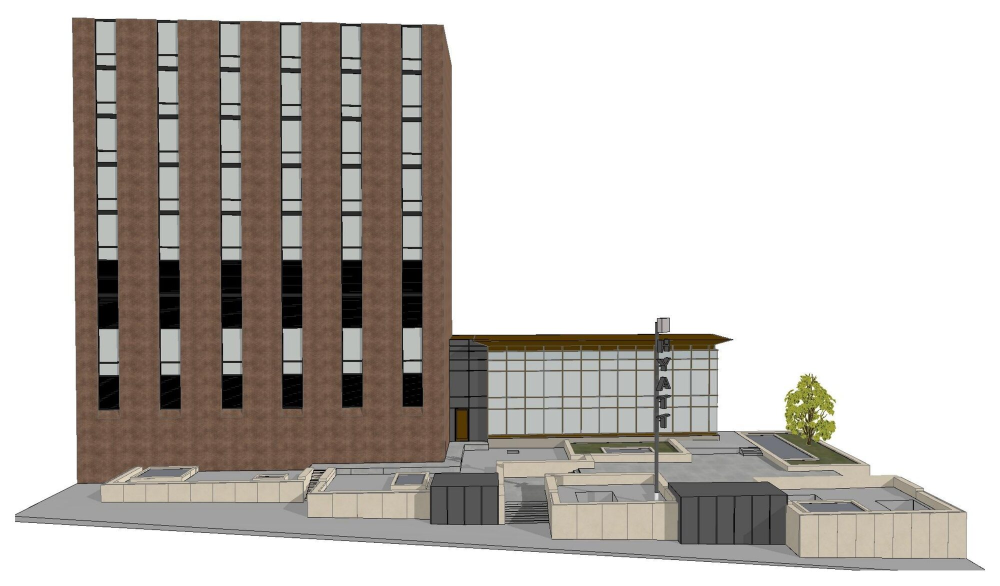
#> input picture images/hyatt-13.jpg, 2000 x 1171 px, found by its file name (shown at 1/2 size)
$ python trace-lines.py images/hyatt-13.jpg images/hyatt-13-lines.svg
#> lines starting #> are read from the running program, lines starting #| are printed output that depends on the picture
# Traces the straight edges of a render into an SVG of lines that "draw themselves" in the hero.
#
#   pip install opencv-python-headless
#   python3 tools/trace-lines.py images/hyatt-13.jpg images/hyatt-13-lines.svg
#
# Each <line> carries its own start delay (--d) and duration (--t): the longest lines (outline,
# ground, tower edges) go first, then the details sweep in from left to right.
import json, random, sys
import cv2, numpy as np

src, out = sys.argv[1], sys.argv[2]
MIN_LEN, OVERSHOOT = 18, 6  # px in the source image; lines run slightly past corners, like a hand drawing

img = cv2.imread(src); h, w = img.shape[:2]
#> further down, img is the input picture: shape (1171, 2000, 3); mean B, G, R 182.7, 187.6, 193.4
#> after `h, w = img.shape[:2]`: h = 1171; w = 2000
g = cv2.bilateralFilter(cv2.cvtColor(img, cv2.COLOR_BGR2GRAY), 9, 40, 9)  # flatten texture, keep hard edges
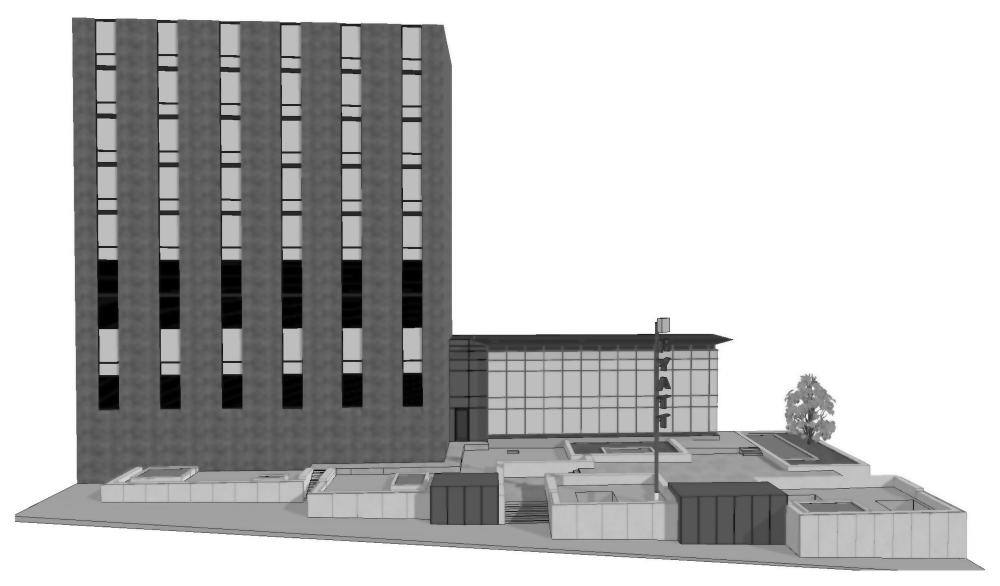
#> g: shape (1171, 2000) (shown at 1/2 size); min 0, max 255, mean 189
segs = cv2.createLineSegmentDetector(cv2.LSD_REFINE_STD).detect(g)[0].reshape(-1, 4)
#> segs = 1326 rows, first 6: [315.6, 39.4, 336.9, 39.37], [338, 39.76, 354.4, 40.58], [901.9, 669.1, 1310.6, 667.4], [441.9, 41.35, 590.6, 43.61], [144.3, 35.29, 316.9, 38.02], [1309.6, 665.6, 1309.4, 644.4]
L = np.hypot(segs[:, 2] - segs[:, 0], segs[:, 3] - segs[:, 1])
#> L = 1326 values, max 1764.5 at index 513, min 2.79 at index 932, mean 48.12
segs, L = segs[L >= MIN_LEN], L[L >= MIN_LEN]
#> segs = 955 rows, first 6: [315.6, 39.4, 336.9, 39.37], [901.9, 669.1, 1310.6, 667.4], [441.9, 41.35, 590.6, 43.61], [144.3, 35.29, 316.9, 38.02], [1309.6, 665.6, 1309.4, 644.4], [590.7, 43.72, 885.6, 49.15]; L = 955 values, max 1764.5 at index 383, min 18.02 at index 271, mean 61.9

# Drop near-duplicates (a thin line is detected once per side)
keep = []
for i in np.argsort(-L):
    a = segs[i]; mid = (a[:2] + a[2:]) / 2; ang = np.arctan2(a[3] - a[1], a[2] - a[0]) % np.pi
    def same(j):
        b = segs[j]; ab = np.arctan2(b[3] - b[1], b[2] - b[0]) % np.pi
        da = min(abs(ang - ab), np.pi - abs(ang - ab))
        off = abs((b[2] - b[0]) * (mid[1] - b[1]) - (b[3] - b[1]) * (mid[0] - b[0])) / max(L[j], 1)
        return da < 0.05 and np.hypot(*(mid - (b[:2] + b[2:]) / 2)) < 0.5 * max(L[i], L[j]) and off < 6
    if not any(same(j) for j in keep): keep.append(i)
#> this loop made 955 passes
#> i on passes 22 to 24: 730, 258, 307

random.seed(7)
lines = []
for rank, i in enumerate(keep):  # keep is longest-first
    x1, y1, x2, y2 = segs[i]; n = L[i]
    dx, dy = (x2 - x1) / n * OVERSHOOT, (y2 - y1) / n * OVERSHOOT
    x1, y1, x2, y2 = x1 - dx, y1 - dy, x2 + dx, y2 + dy
    if rank < 50: d = rank / 50 * 0.7
    else: d = 0.5 + ((x1 + x2) / 2 / w) * 1.6 + random.random() * 0.15
    t = 0.5 + 0.6 * min(n / 600, 1)
    lines.append((d, f'<line x1="{x1:.0f}" y1="{y1:.0f}" x2="{x2:.0f}" y2="{y2:.0f}" pathLength="1" style="--d:{d:.2f}s;--t:{t:.2f}s"/>'))
#> this loop made 560 passes
#> i on passes 1 to 3: 383, 34, 25
lines.sort()
svg = (f'<svg xmlns="http://www.w3.org/2000/svg" viewBox="0 0 {w} {h}" preserveAspectRatio="xMidYMid meet" aria-hidden="true">'
       + "".join(l for _, l in lines) + "</svg>\n")
open(out, "w").write(svg)
print(f"{len(lines)} lines, drawing takes ~{max(d for d, _ in lines) + 1.1:.1f}s -> {out}")
#| 560 lines, drawing takes ~3.2s -> images/hyatt-13-lines.svg

$ run again, with images/hyatt-1.jpg copied over images/hyatt-13.jpg
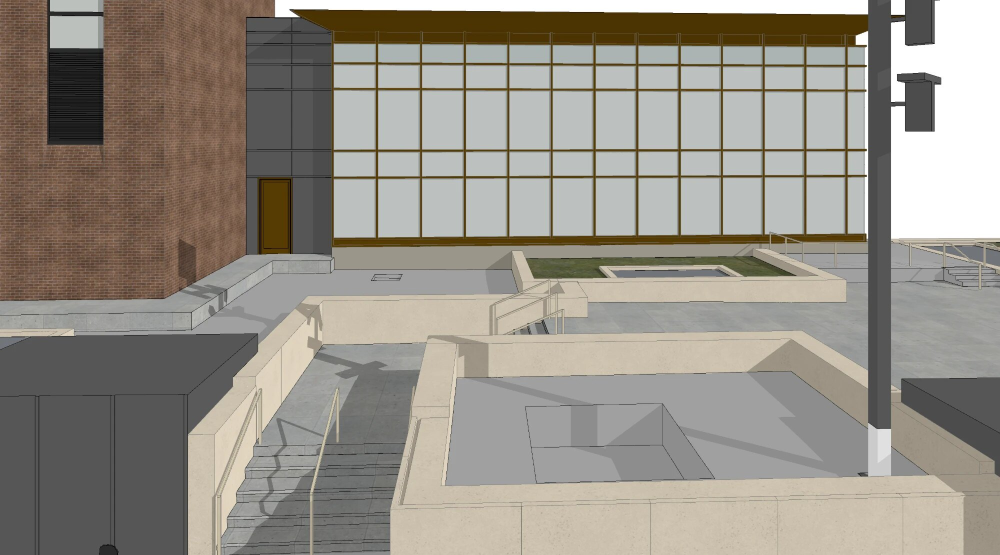
#> input picture images/hyatt-1.jpg, 2000 x 1110 px, found by its file name (shown at 1/2 size)
#> img is the input picture: shape (1110, 2000, 3); mean B, G, R 135.1, 144.5, 150.3
#> `g = cv2.bilateralFilter(cv2.cvtColor(img, cv2.COLOR_BGR2GRAY), 9, 40, 9)`:
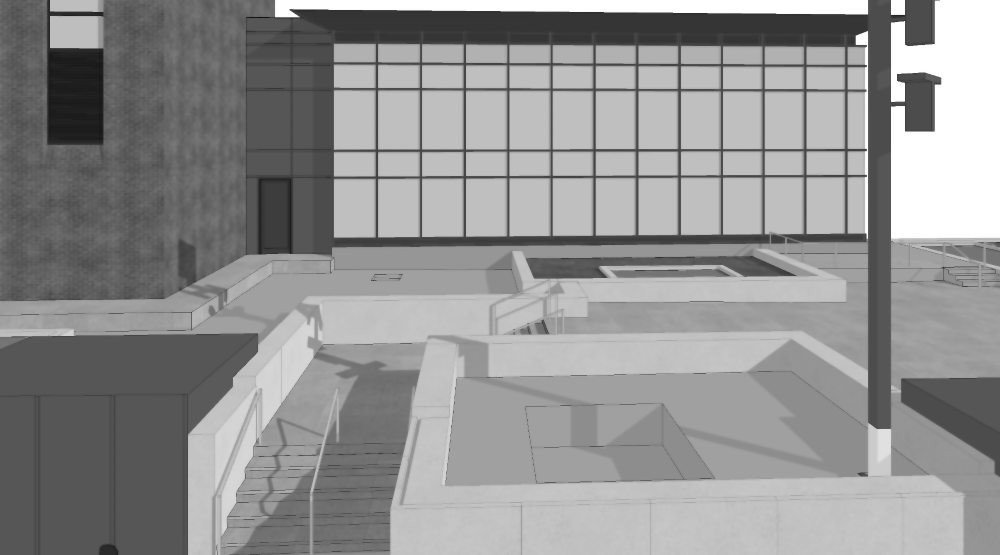
#> g: shape (1110, 2000) (shown at 1/2 size); min 4, max 255, mean 145.4
#> `segs = cv2.createLineSegmentDetector(cv2.LSD_REFINE_STD).detect(g)[0]...`: segs = 1142 rows, first 6: [579.4, 18.1, 1736.9, 28.47], [1780.6, 29.2, 1808.1, 29.16], [550.6, 33.87, 598.1, 34.06], [1868.1, 87.41, 1815.5, 91.67], [1809.3, 261.9, 1809.4, 213.1], [1809.4, 28.13, 1809.3, 0.623]
#> `L = np.hypot(segs[:, 2] - segs[:, 0], segs[:, 3] - segs[:, 1])`: L = 1142 values, max 1157.6 at index 0, min 1.25 at index 547, mean 54.73
#> `segs, L = segs[L >= MIN_LEN], L[L >= MIN_LEN]`: segs = 951 rows, first 6: [579.4, 18.1, 1736.9, 28.47], [1780.6, 29.2, 1808.1, 29.16], [550.6, 33.87, 598.1, 34.06], [1868.1, 87.41, 1815.5, 91.67], [1809.3, 261.9, 1809.4, 213.1], [1809.4, 28.13, 1809.3, 0.623]; L = 951 values, max 1157.6 at index 0, min 18 at index 911, mean 63.19
#> the loop `for i in np.argsort(-L):` made 951 passes
#> i on passes 20 to 22: 182, 135, 171
#> the loop `for rank, i in enumerate(keep):` made 614 passes
#> i on passes 1 to 3: 0, 170, 16
#| 614 lines, drawing takes ~3.3s -> images/hyatt-13-lines.svg
